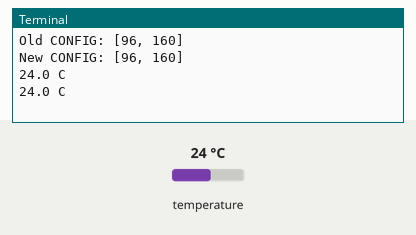
This program was run on a simulated Raspberry Pi (BCM pin numbers). Shown: the last lines printed to the terminal. The inputs (shaded band) are chosen by the test bench; at power-on: temperature 24 °C.

Above: at 1.2 s.
1.3 s: temperature set to 12 °C
At 2.4 s:
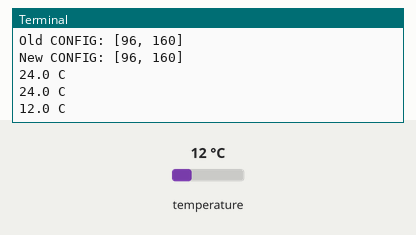
2.8 s: temperature set to 19 °C
At 3.8 s:
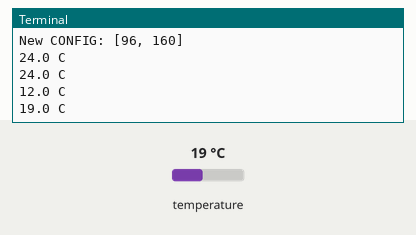
Timing chart, 0 to 5.8 s (numbered marks = the images above; inputs shaded):
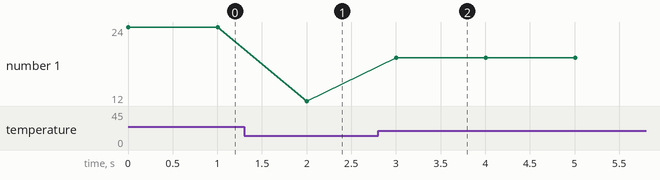

The program:

I2C_Temperature_Sensor.py
```python
import time
import smbus

i2c_ch = 1

# TMP102 address on the I2C bus
i2c_address = 0x48

# Register addresses
reg_temp = 0x00
reg_config = 0x01

# Calculate the 2's complement of a number
def twos_comp(val, bits):
    if (val & (1 << (bits - 1))) != 0:
        val = val - (1 << bits)
    return val

# Read temperature registers and calculate Celsius
def read_temp():

    # Read temperature registers
    val = bus.read_i2c_block_data(i2c_address, reg_temp, 2)
    # NOTE: val[0] = MSB byte 1, val [1] = LSB byte 2
    #print ("!shifted val[0] = ", bin(val[0]), "val[1] = ", bin(val[1]))

    temp_c = (val[0] << 4) | (val[1] >> 4)
    #print (" shifted val[0] = ", bin(val[0] << 4), "val[1] = ", bin(val[1] >> 4))
    #print (bin(temp_c))

    # Convert to 2s complement (temperatures can be negative)
    temp_c = twos_comp(temp_c, 12)

    # Convert registers value to temperature (C)
    temp_c = temp_c * 0.0625

    return temp_c

# Initialize I2C (SMBus)
bus = smbus.SMBus(i2c_ch)

# Read the CONFIG register (2 bytes)
val = bus.read_i2c_block_data(i2c_address, reg_config, 2)
print("Old CONFIG:", val)

# Set to 4 Hz sampling (CR1, CR0 = 0b10)
val[1] = val[1] & 0b00111111
val[1] = val[1] | (0b10 << 6)

# Write 4 Hz sampling back to CONFIG
bus.write_i2c_block_data(i2c_address, reg_config, val)

# Read CONFIG to verify that we changed it
val = bus.read_i2c_block_data(i2c_address, reg_config, 2)
print("New CONFIG:", val)

# Print out temperature every second
while True:
    temperature = read_temp()
    print(round(temperature, 2), "C")
    time.sleep(1)
```

Measured:
- after the input at 1.3 s, the terminal: prints a new line after 0.70 s (image 1)
- after the input at 2.8 s, the terminal: prints a new line after 0.20 s (image 2)
- plotted number 1: 24 → 12 after the input at 1.3 s, 12 → 19 after the input at 2.8 s
